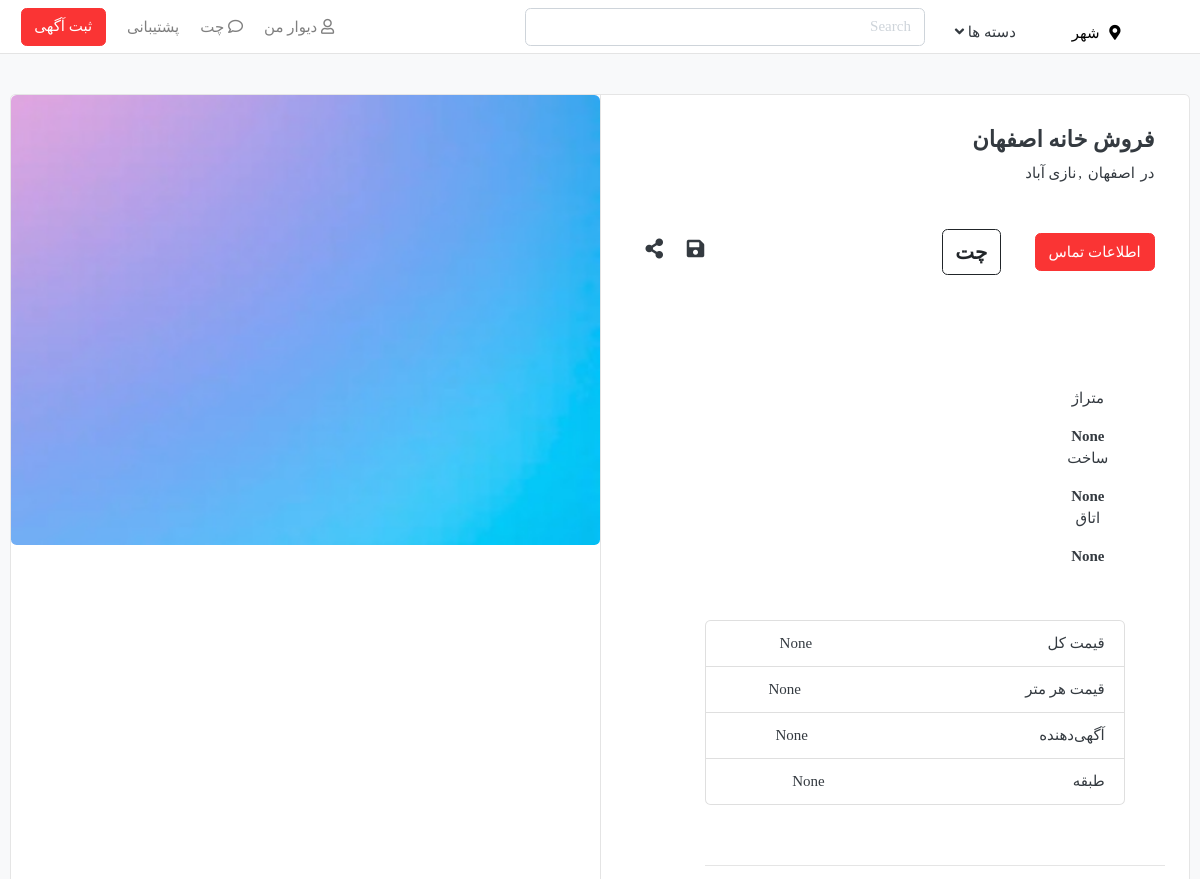
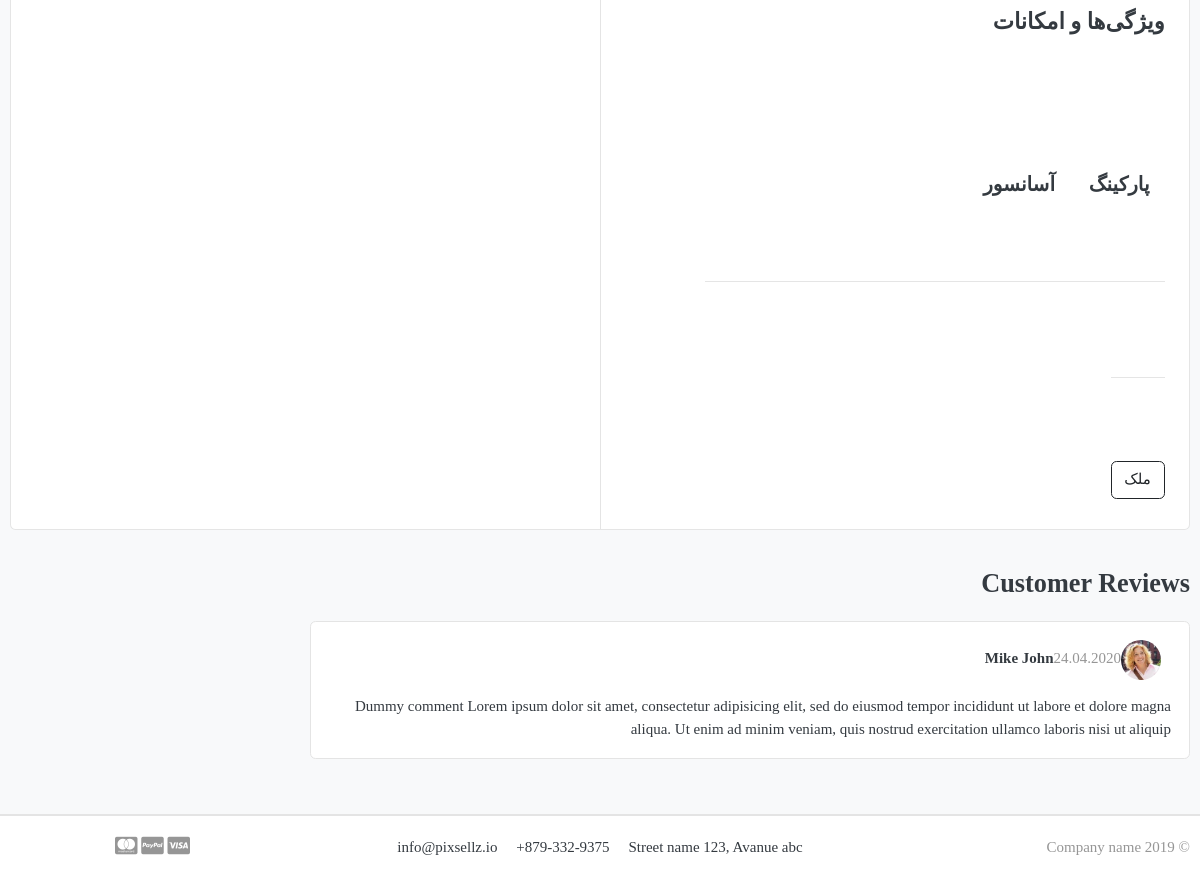
Screenshot of /CommericalDetail/36/ with the database file from the repository (2 pictures, top to bottom).
### core/models.py (models this page shows, shortened)
class Commerical(models.Model):
    title=models.CharField(max_length=50)
    tags=models.ManyToManyField(Tag,related_name="tags")
    saved=models.ManyToManyField(SavedCommerical,related_name="saved")
    features=models.ManyToManyField(Feature,related_name="features")
    user=models.ForeignKey(User,on_delete=models.CASCADE,related_name="user",null=True,blank=True)
    ready_to_exchange=models.BooleanField(default=False)
    parent=models.ForeignKey("self",on_delete=models.CASCADE,null=True,blank=True,related_name="+")
    location=models.ForeignKey(Location, on_delete=models.CASCADE,null=True,blank=True)
    smallCity=models.ForeignKey(SmallCity, on_delete=models.CASCADE,null=True,blank=True)
    city=models.ForeignKey(City,on_delete=models.CASCADE,null=True,blank=True)
    meter=models.IntegerField(null=True,blank=True)
    year_of_construction=models.IntegerField(null=True,blank=True)
    rooms=models.IntegerField(null=True,blank=True)
    price=models.IntegerField(null=True,blank=True)
    price_each_meter=models.IntegerField(null=True,blank=True)
    vadieh=models.IntegerField(null=True,blank=True)
    rent=models.IntegerField(null=True,blank=True)
    publisher=models.CharField(max_length=200,null=True,blank=True,choices=PUBLISHER_CHOICES,default="شخصی")
    floor=models.IntegerField(null=True,blank=True)
    detail=models.TextField(max_length=450,null=True,blank=True)
    karkard_mashin=models.IntegerField(null=True,blank=True)
    day_rent_paid=models.IntegerField(null=True,blank=True)
    production_year=models.IntegerField(null=True,blank=True)
    color=models.CharField(max_length=100,null=True,blank=True)
    brand_or_tip=models.CharField(max_length=100,null=True,blank=True)
    brand_or_tip=models.CharField(max_length=100,null=True,blank=True)
    fuel_type=models.CharField(max_length=100,null=True,blank=True,choices=FUEL_CHOICES)
    engin_type=models.CharField(max_length=100,null=True,blank=True,choices=ENGIN_TYPE)
    shasti_type=models.CharField(max_length=100,null=True,blank=True,choices=ENGIN_TYPE)
    body_type=models.CharField(max_length=100,null=True,blank=True,choices=BODY_STATUS)
    insurance_time=models.IntegerField(null=True,blank=True)
    girbox=models.CharField(max_length=100,null=True,blank=True,choices=TRANSMITION_TYPE)
    phone_status=models.CharField(max_length=100,null=True,blank=True,choices=PHONE_STATUS)
    esalat=models.CharField(max_length=100,null=True,blank=True,choices=ORIGINAL_OR_NOT)
    sim_cart_number=models.IntegerField(null=True,blank=True)
    memory_size=models.IntegerField(null=True,blank=True)
    ram_size=models.IntegerField(null=True,blank=True)
    window_size=models.CharField(max_length=100,null=True,blank=True)
    os_typpe=models.CharField(max_length=100,null=True,blank=True)
    game_pad_number=models.IntegerField(null=True,blank=True)
    com_status=models.CharField(max_length=200,null=True,blank=True,choices=COMMERICAL_STATUS,default='عادی')
    created=models.DateTimeField(default=timezone.now)
    updated=models.DateTimeField(auto_now=True)
    @property
    def children(self):
        return Commerical.objects.all().filter(
            parent=self
        )
    @property
    def iranTimeCreated(self):
        return datetime2jalali(self.created)

class City(models.Model):
    name=models.CharField(max_length=200)
    objects=CityManager()

class Location(models.Model):
    name=models.CharField(max_length=200,null=True,blank=True)
    location_nickName=models.CharField(max_length=200,null=True,blank=True)
    city=models.ForeignKey(City, on_delete=models.CASCADE,null=True,blank=True)

class Feature(models.Model):
    name=models.CharField(max_length=200)

class Tag(models.Model):
    tag_name=models.CharField(max_length=200)
    objects=TagManger()

### core/views.py (the view)
# urls.py: path("CommericalDetail/<str:comId>/",views.CommericalDetail.as_view(),name="CommericalDetail"),
class CommericalDetail(View):
    def get(self,request,comId,*args,**kwargs):
        com=get_object_or_404(Commerical,id=comId)
        contex={
            'c':com
        }
        return render(request,"core/CommericalDetail.html",contex)

### core/context_processor.py (called while the page is built, shortened)
def categories(request):
    aaa=request.session.get("city_name2",1)
    ci=City.objects.get(id=int(aaa))
    coms=Commerical.objects.filter(
        parent=None
    )
    cits=City.objects.all().values_list("name")
    comps=[''.join(i) for i in cits]
    city_choosen=request.path.replace("/","")
    flag=False
    if city_choosen in comps:
        flag=True
    return {
        'cats2':coms,
       "flag":flag
    }

def allCities(request):
    p=request.session.get("bb")
    items=request.session.get("min")
    city_to_show=''
    count=0
    c=None
    sm=None
    just_one_city=None
    second_one_city=None
    show_result=None
    if count:
        show_result=count
    else:
        show_result=city_to_show
    alls=City.objects.all()
    x=[]
    for i in alls:
        x.append({
            "name":i.name,
            "minis":[{"name":j.name,"id":j.id} for j in i.smallcity_set.all()],
            "cityId":i.id
        })
    return {
        'all_city':json.dumps(x),
        'cities':alls,
        'show_result':show_result,
        'city_to_send':c,
        'mini_city_to_send':sm ,
        'just_one_city':just_one_city ,
        'second_one_city':second_one_city,
    }

### core/managers.py (called while the page is built)
    def get_queryset(self) :
        return super().get_queryset().prefetch_related("commerical_set").all()

    def get_queryset(self) :
        return super().get_queryset().prefetch_related("tags").all()

### core/templatetags/base_tags.py (called while the page is built, shortened)
@register.filter(expects_localtime=True)
def findTime(value):
        time_to_go=''
        to_irani_now=datetime2jalali(timezone.now())
        return time_to_go

### templates/core/CommericalDetail.html (shortened to what this page needs)
{% extends 'main/base.html' %}
{% block content %}
{% load static %}
{% load humanize %}
{% load mathfilters %}
{% load base_tags %}
<section class="section-content padding-y bg">
	<div class="container">
            <div class="card">
                <div class="row no-gutters">
                    <main class="col-md-6 border-left">
                        <article class="content-body">
                            <h4>{{c.title}}</h4>
                               در
                            <span style="padding:2px">{{c.city.name}}</span>
                            ,<span style="padding:2px">{{c.location.name}}</span>
                            <br>
                            <br>
                            <br>
                            <span>
                                <button class="btn btn-danger">اطلاعات تماس</button>
                            </span>
                            <span style="margin-right:30px;">
                                <button style="font-weight:bold;font-size:20px"  class="btn btn-outline-dark">چت</button>
                            </span>
                            <div style="float:left">
                                <i class="fa fa-save" style="padding:10px;font-size:20px" ></i>
                                <i class="fa fa-share-alt" style="padding:10px;font-size:20px" ></i>
                            </div>
                            <br>
                            <br>
                            <br>
                            <br>
                            <br>
                            <br>
                        <div class="row">
                            {% if c.parent.parent.parent %}
                                    {% if c.parent.parent.parent.title == "املاک" %}
                                            {% if  c.parent.parent.title == "فروش مسکونی" %}
                                                <div class="aparteman frosh">
                                                    <div class="col-md-4 text-center">
                                                        <p>متراژ</p>
                                                        <b>{{c.meter}}</b>
                                                    </div>
                                                    <div class="col-md-4 text-center">
                                                        <p>ساخت</p>
                                                        <b>{{c.year_of_construction}}</b>
                                                    </div>
                                                    <div class="col-md-4 text-center">
                                                        <p>اتاق</p>
                                                        <b>{{c.rooms}}</b>
                                                    </div>
                                                    <br>
                                                    <ul class="list-group" style="margin-top:30px">
                                                        <li class="list-group-item d-flex justify-content-between align-items-center" style="width: 420px;">
                                                            قیمت کل
                                                        <p style="float:left ;margin-right:180px" class="">{{c.price}}</p>
                                                        </li>
                                                        <li class="list-group-item d-flex justify-content-between align-items-center">
                                                             قیمت هر متر
                                                        <p style="float:left ;margin-right:180px" >{{c.price_each_meter}}</p>
                                                        </li>
                                                        <li class="list-group-item d-flex justify-content-between align-items-center">
                                                            آگهی‌دهنده
                                                        <p style="float:left ;margin-right:180px" >{{c.publisher}}</p>
                                                        </li>
                                                        <li class="list-group-item d-flex justify-content-between align-items-center">
                                                            طبقه
                                                        <p style="float:left ;margin-right:180px" >{{c.floor}}</p>
                                                        </li>
                                                    </ul>
                                                    <br><br>
                                                    <hr>
                                                    <h4 style="margin-top:20px">ویژگی‌ها و امکانات</h4>
                                                    <br>
                                                    <br>
                                                    <div style="margin-top:80px">
                                                        {% for f in c.features.all %}
                                                            <span    style="padding: 15px;font-weight:bold;font-size:20px;">{{f.name}}</span>
                                                        {% endfor %}
                                                    </div>
                                                    <br>
                                                    <br>
                                                    <br>
                                                    <hr>
                                                    <div style="margin-top:40px;float:right">
                                                        <hr>
                                                        <br>
                                                        <br>
                                                        <br>
                                                        {% for tag in c.tags.all %}
                                                            <span style="font-weight:bold;font-size:20px;">
                                                                <button class="btn btn-outline-dark" >{{tag.tag_name}}</button>
                                                            </span>
                                                        {% endfor %}
                                                    </div>
                                                </div>
                                            {% endif %}
                                    {% endif %}
                            {% endif %}
                        </div>
                        </article>
                    </main>
                    <aside class="col-md-6">
                        <article class="gallery-wrap">
                            <div class="img-big-wrap">
                                <a href="#"><img src="{% static 'images/banners/1.jpg' %}"></a>
                            </div>
                        </article>
                    </aside>
                </div>
            </div>
	        <br>
            <div class="row">
                <div class="col-md-9">
                    <header class="section-heading">
                        <h3>Customer Reviews </h3>
                    </header>
                    <article class="box mb-3">
                        <div class="icontext w-100">
                            <img src="./images/avatars/avatar1.jpg" class="img-xs icon rounded-circle">
                            <div class="text">
                                <span class="date text-muted float-md-right">24.04.2020 </span>
                                <h6 class="mb-1">Mike John </h6>
                            </div>
                        </div>
                        <div class="mt-3">
                            <p>
                                Dummy comment Lorem ipsum dolor sit amet, consectetur adipisicing elit, sed do eiusmod
                                tempor incididunt ut labore et dolore magna aliqua. Ut enim ad minim veniam,
                                quis nostrud exercitation ullamco laboris nisi ut aliquip
                            </p>
                        </div>
                    </article>
                </div>
            </div>
	</div>
</section>
{% endblock content %}

### static/css/ui.css (style rules this page uses)
html { font-family: "Inter", sans-serif; font-size: 15px; }
.content-body { flex: 1 1 auto; padding: 2rem 2.3rem; }
.img-xs, .img-sm, .img-md, .img-lg { -o-object-fit: cover; object-fit: cover; flex-shrink: 0; flex-grow: 0; }
.img-xs { width: 40px; height: 40px; }
.padding-y { padding-top: 40px; padding-bottom: 40px; }
article:after, .form-group:after { display: block; clear: both; content: ""; }
.bg { background-color: #f8f9fa; }
.section-heading { margin-bottom: 20px; margin-top: 15px; }
p:last-child { margin-bottom: 0; }
[class*=list-] li:after { visibility: hidden; display: block; content: ""; overflow: hidden; height: 0; clear: both; }
.icontext { display: inline-flex; align-items: center; vertical-align: middle; }
.icontext .text { width: 100%; line-height: 1.2; }
.icontext .icon { position: relative; margin-right: 10px; flex-shrink: 0; flex-grow: 0; }
.box { padding: 18px; background: #fff; border-radius: 0.37rem; border: 1px solid #e4e4e4; }
.box img { max-width: 100%; }
.gallery-wrap .img-big-wrap { margin-bottom: 10px; border-radius: 0.37rem; overflow: hidden; background-color: #fff; }
.gallery-wrap .img-big-wrap a { text-align: center; display: block; }
.gallery-wrap .img-big-wrap img { height: 450px; width: auto; display: inline-block; }

### static/css/rtl.css (style rules this page uses)
body { direction: rtl !important; text-align: right !important; font-family: Sahel !important; }

### templates/main/base.html (style rules this page uses)
body { font-family: ; }

### rows the page displays
Commerical: title "فروش خانه اصفهان", city.name "اصفهان", location.name "نازی آباد", meter "None", year_of_construction "None", rooms "None", price "None", price_each_meter "None", publisher "None", floor "None"
Feature: name "پارکینگ"
Feature: name "آسانسور"
Tag: tag_name "ملک"
